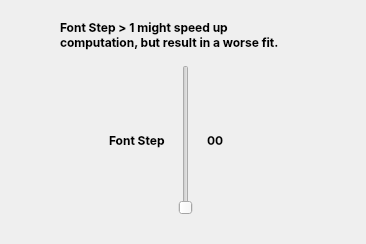
            <widget class="QWidget" name="tab_5">
             <attribute name="title">
              <string>Font Step</string>
             </attribute>
             <layout class="QVBoxLayout" name="verticalLayout_40">
              <item>
               <widget class="QFrame" name="frame_font_step">
                <layout class="QGridLayout" name="gridLayout_9">
                 <item row="0" column="1">
                  <widget class="QLabel" name="label_2">
                   <property name="font">
                    <font>
                     <family>Inter</family>
                     <pointsize>9</pointsize>
                     <italic>false</italic>
                     <bold>true</bold>
                     <kerning>true</kerning>
                    </font>
                   </property>
                   <property name="text">
                    <string>Font Step &gt; 1 might speed up
computation, but result in a worse fit.</string>
                   </property>
                  </widget>
                 </item>
                 <item row="1" column="1">
                  <widget class="QFrame" name="frame_30">
                   <layout class="QHBoxLayout" name="horizontalLayout_30">
                    <item>
                     <spacer name="horizontalSpacer_46">
                      <property name="orientation">
                       <enum>Qt::Horizontal</enum>
                      </property>
                      <property name="sizeHint" stdset="0">
                       <size>
                        <width>40</width>
                        <height>20</height>
                       </size>
                      </property>
                     </spacer>
                    </item>
                    <item>
                     <widget class="QLabel" name="fontstep_label">
                      <property name="maximumSize">
                       <size>
                        <width>16777215</width>
                        <height>50</height>
                       </size>
                      </property>
                      <property name="font">
                       <font>
                        <family>Inter</family>
                        <pointsize>9</pointsize>
                        <italic>false</italic>
                        <bold>true</bold>
                        <kerning>true</kerning>
                       </font>
                      </property>
                      <property name="toolTip">
                       <string>&lt;html&gt;&lt;head/&gt;&lt;body&gt;&lt;p&gt;&lt;span style=&quot; font-size:10pt; font-weight:400;&quot;&gt;Control the minimum font size of generated word(s) &lt;/span&gt;&lt;/p&gt;&lt;/body&gt;&lt;/html&gt;</string>
                      </property>
                      <property name="text">
                       <string>Font Step</string>
                      </property>
                     </widget>
                    </item>
                    <item alignment="Qt::AlignHCenter">
                     <widget class="QSlider" name="font_step_slider">
                      <property name="minimumSize">
                       <size>
                        <width>30</width>
                        <height>150</height>
                       </size>
                      </property>
                      <property name="maximumSize">
                       <size>
                        <width>30</width>
                        <height>150</height>
                       </size>
                      </property>
                      <property name="minimum">
                       <number>1</number>
                      </property>
                      <property name="maximum">
                       <number>10</number>
                      </property>
                      <property name="singleStep">
                       <number>1</number>
                      </property>
                      <property name="pageStep">
                       <number>1</number>
                      </property>
                      <property name="value">
                       <number>1</number>
                      </property>
                      <property name="orientation">
                       <enum>Qt::Vertical</enum>
                      </property>
                     </widget>
                    </item>
                    <item alignment="Qt::AlignHCenter">
                     <widget class="QLabel" name="font_step_indicator_label">
                      <property name="minimumSize">
                       <size>
                        <width>50</width>
                        <height>0</height>
                       </size>
                      </property>
                      <property name="maximumSize">
                       <size>
                        <width>50</width>
                        <height>50</height>
                       </size>
                      </property>
                      <property name="font">
                       <font>
                        <family>Inter</family>
                        <pointsize>9</pointsize>
                        <italic>false</italic>
                        <bold>true</bold>
                        <kerning>true</kerning>
                       </font>
                      </property>
                      <property name="toolTip">
                       <string>&lt;html&gt;&lt;head/&gt;&lt;body&gt;&lt;p&gt;&lt;span style=&quot; font-weight:400;&quot;&gt;Minimum Font Size &lt;/span&gt;&lt;/p&gt;&lt;/body&gt;&lt;/html&gt;</string>
                      </property>
                      <property name="text">
                       <string>00</string>
                      </property>
                     </widget>
                    </item>
                    <item>
                     <spacer name="horizontalSpacer_47">
                      <property name="orientation">
                       <enum>Qt::Horizontal</enum>
                      </property>
                      <property name="sizeHint" stdset="0">
                       <size>
                        <width>40</width>
                        <height>20</height>
                       </size>
                      </property>
                     </spacer>
                    </item>
                   </layout>
                  </widget>
                 </item>
                 <item row="0" column="2">
                  <spacer name="horizontalSpacer_48">
                   <property name="orientation">
                    <enum>Qt::Horizontal</enum>
                   </property>
                   <property name="sizeHint" stdset="0">
                    <size>
                     <width>40</width>
                     <height>20</height>
                    </size>
                   </property>
                  </spacer>
                 </item>
                 <item row="0" column="0">
                  <spacer name="horizontalSpacer_49">
                   <property name="orientation">
                    <enum>Qt::Horizontal</enum>
                   </property>
                   <property name="sizeHint" stdset="0">
                    <size>
                     <width>40</width>
                     <height>20</height>
                    </size>
                   </property>
                  </spacer>
                 </item>
                </layout>
               </widget>
              </item>
             </layout>
            </widget>
